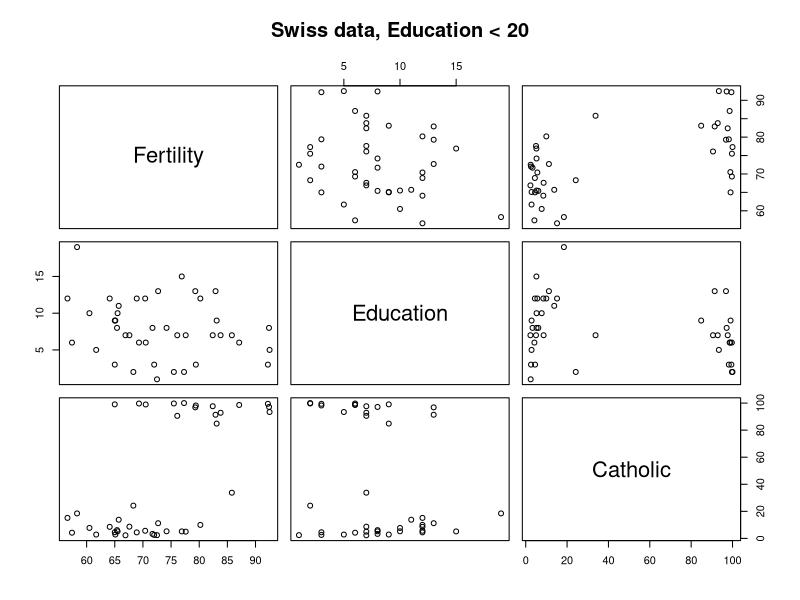
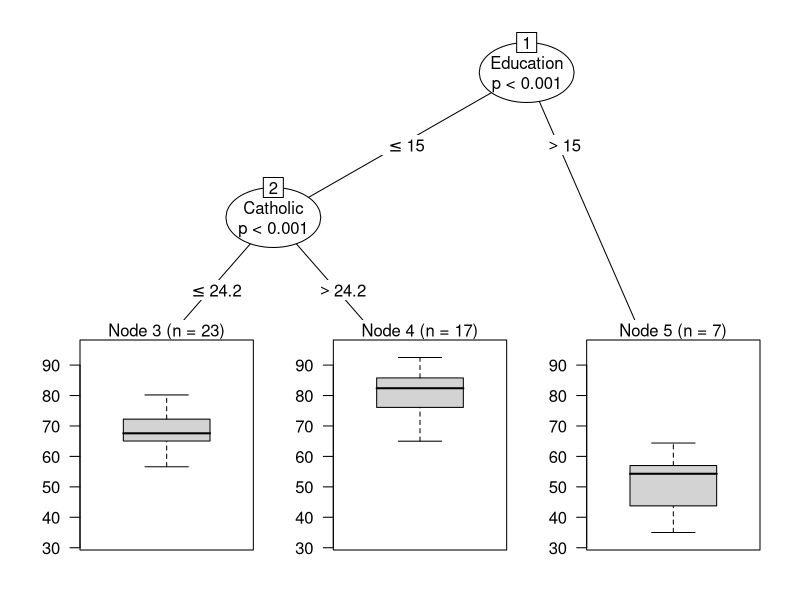

These figures' R source, in order:
pairs(~ Fertility + Education + Catholic, data = swiss, subset = Education < 20, main = "Swiss data, Education < 20")
require(party)
swiss_ctree <- ctree(Fertility ~ Agriculture + Education + Catholic, data = swiss)
plot(swiss_ctree)

help(ctree)
